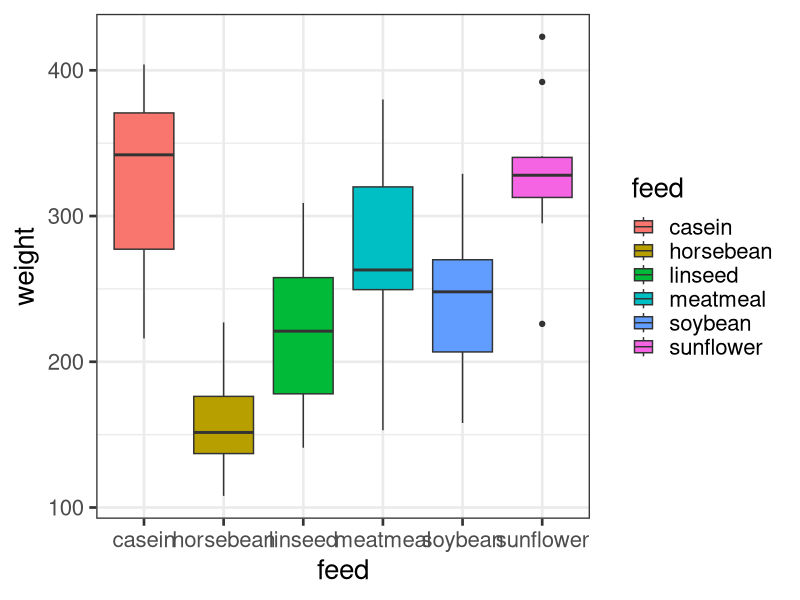

Here is the R script that generated this plot:
## ---- chunk 1
library(ggplot2)
qplot(x=feed, y=weight, data=chickwts, geom="boxplot", fill=feed) + theme_bw(20)
## ---- chunk 2
myANOVA <- lm(weight ~ feed, data=chickwts)
## ---- chunk 3
anova(myANOVA)
## ---- chunk 4
summary(myANOVA)
